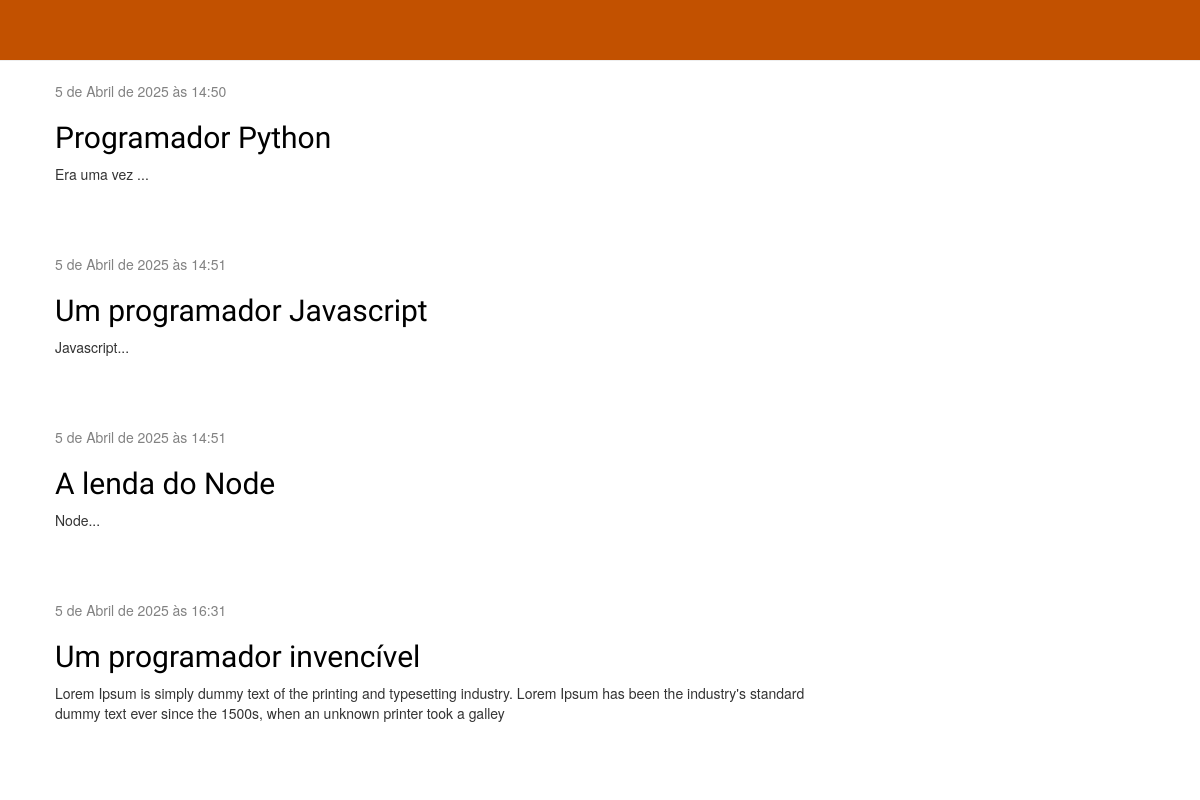
Before: / with the older database file.
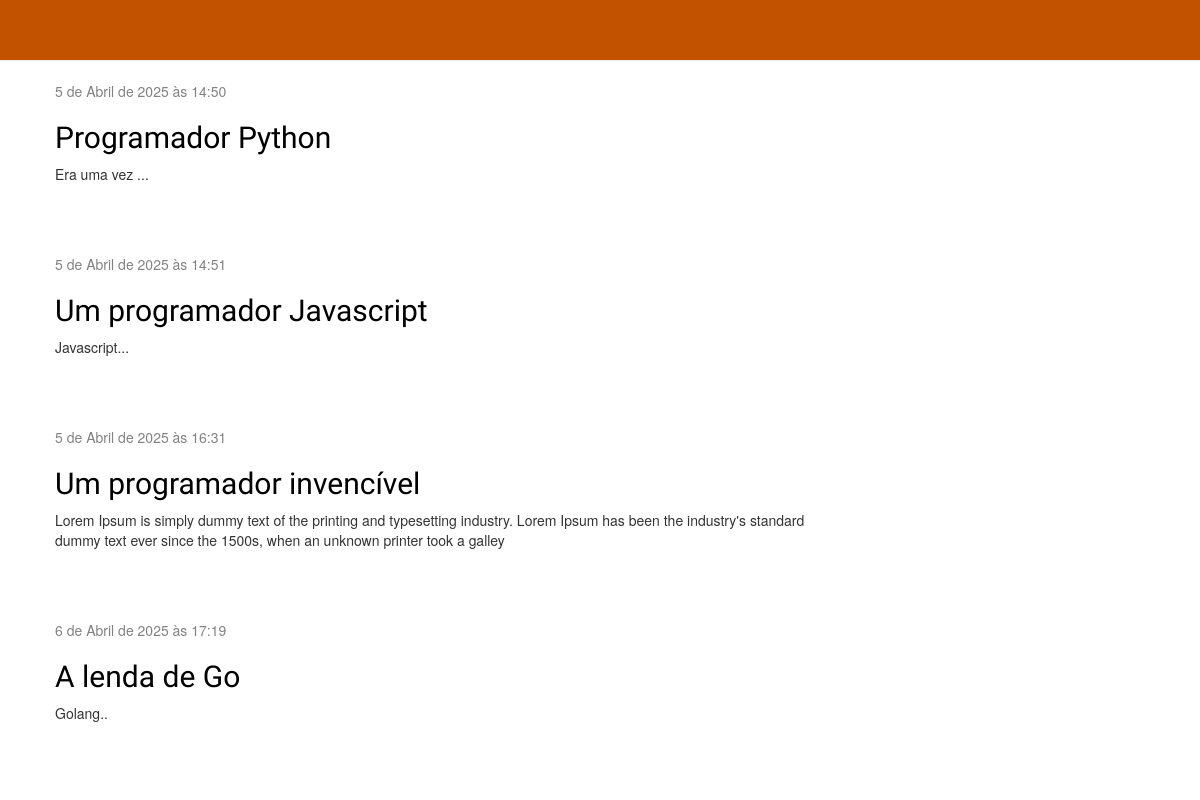
After: the same page with the newer database file.
### blog/models.py (models this page shows, shortened)
class Post(models.Model):
    author = models.ForeignKey(
        settings.AUTH_USER_MODEL, on_delete=models.CASCADE
        )
    title = models.CharField(max_length=200)
    text = models.TextField()
    created_date = models.DateTimeField(default=timezone.now)
    published_date = models.DateTimeField(blank=True, null=True)

### blog/views.py (the view)
# urls.py: path('', views.post_list, name='post_list'),
def post_list(request):
    posts = Post.objects.filter(published_date__lte=timezone.now()).order_by('published_date')
    return render(request, 'blog/post_list.html', {'posts': posts})

### blog/templates/blog/post_list.html (shortened to what this page needs)
{% extends 'blog/base.html' %}
{% load static %}
{% block content %}
    {% for post in posts %}
    <div class="post">
        <div class="date">
            {{ post.published_date }}
        </div>
        <h2><a href="{% url 'post_detail' pk=post.pk %}">{{ post.title }}</a></h2>
        <p>{{ post.text|linebreaksbr }}</p>
    </div>
{% endfor %}
{% endblock %}

### blog/templates/blog/base.html (shortened to what this page needs)
{% load static %}
<html>
    <head>
        <link rel="stylesheet" href="//maxcdn.bootstrapcdn.com/bootstrap/3.2.0/css/bootstrap.min.css">
        <link rel="stylesheet" href="//maxcdn.bootstrapcdn.com/bootstrap/3.2.0/css/bootstrap-theme.min.css">
        <link rel="stylesheet" href="{% static 'css/blog.css' %}">
    </head>
    <body>
        <div class="page-header">
                </div>
        <div class="content container">
            <div class="row">
                <div class="col-md-8">
                {% block content %}
                {% endblock %}
                </div>
            </div>
        </div>
    </body>
</html>

### blog/static/css/blog.css (style rules this page uses)
.page-header { background-color: #C25100; margin-top: 0; padding: 30px 30px 30px 50px; }
.content { margin-left: 40px; }
h1, h2, h3, h4 { font-family: 'Lobster', cursive; }
.date { color: #828282; }
.post { margin-bottom: 70px; }
.post h2 a, .post h2 a:visited { color: #000000; }

Changed rows visible on the page:
shown differently, row unchanged: Post "Um programador invencível": moves up the list
changed Post: published_date "5 de Abril de 2025 às 14:51" → "6 de Abril de 2025 às 17:19"; title "A lenda do Node" → "A lenda de Go"; text "Node..." → "Golang.."
